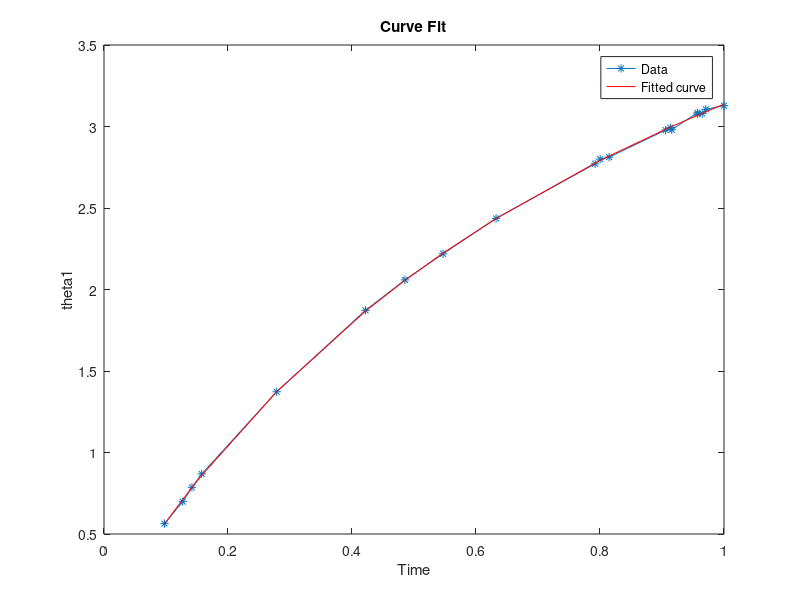

This figure's MATLAB source: (Note: this script raises an error after producing the figure.)
clear all
clc
%2.c
thetaData=load('theta1', '-mat');
theta1Data = thetaData.t_theta;
time=(theta1Data(1,:));
theta1=(theta1Data(2,:));
c = [0 0];
f = @(c,time)(c(1).*time)./(time+c(2));
c = lsqcurvefit(f,c,time,theta1)
fittheta1 = f(c,time);

figure()
plot(time,theta1,'*-',time,fittheta1,'r-');
xlabel('Time');
ylabel('theta1');
legend('Data', 'Fitted curve');
title('Curve Fit');

theta1=(c(1).*time)./(time+c(2));
%Value of coefficients are 6.2185 and 0.9826

%2.d(ii) calculating the roots for theta2 and x using newton solver
Jacobian = @(x) [1 0.75*sin(x(2));0 1];
ls = [];
maxIter = 100000;
tol = 10^-6;
intial= [1.5 1];
f = @Function;
for i = 1:20
    theta1Value = theta1(i);
    [roots, count] = newtonNonUniform(f,Jacobian,intial',maxIter,tol,theta1Value);
    ls=[ls,roots];
end

%2.d(iii) plotting for displacement and time
figure()
subplot(3,1,1)
plot(time,theta1)
xlabel('Time');
ylabel('Theta1');
title('theta1 vs time')
subplot(3,1,2)
plot(time,ls(2,:))
xlabel('Time');
ylabel('Theta2');
title('theta2 vs time')
subplot(3,1,3)
plot(time,ls(1,:))
xlabel('Time');
ylabel('displacement');
title('Displacement vs time')

%2.d(iv)
% calculating the velocity and acceleration 
velocity = derivative(ls(1,:),time);
acceleration = derivative(velocity,time);

%2.d(v)
%Plot force vs Displacement
figure()
plot(ls(1,:),10*acceleration);
xlabel('Displacement');
ylabel('Force');
title('Force vs Displacement')

%2.d(vi)
%calculating work done
workdone = 10 * trapz(ls(1,:), acceleration)
%workdone is -29.5930

%Non-Linear system of Equation
function F = Function(x,theta11)
L1 = 0.5;
L2 = 0.75;
h = 0;
F(1) = x(1) - L1*cos(theta11) - L2*cos(x(2));
F(2) = x(2) - asin((h - L1*sin(theta11))/L2);
end